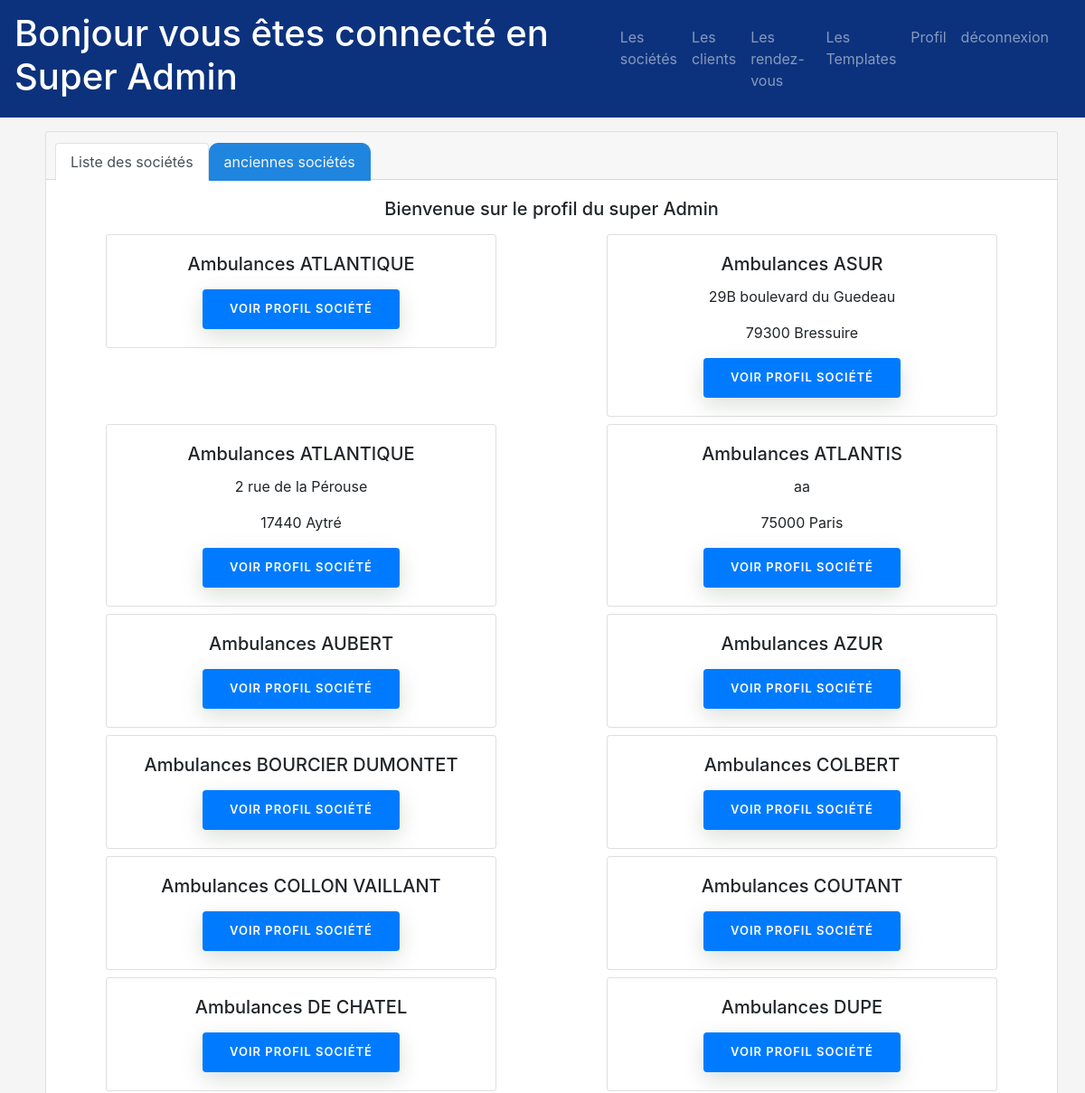
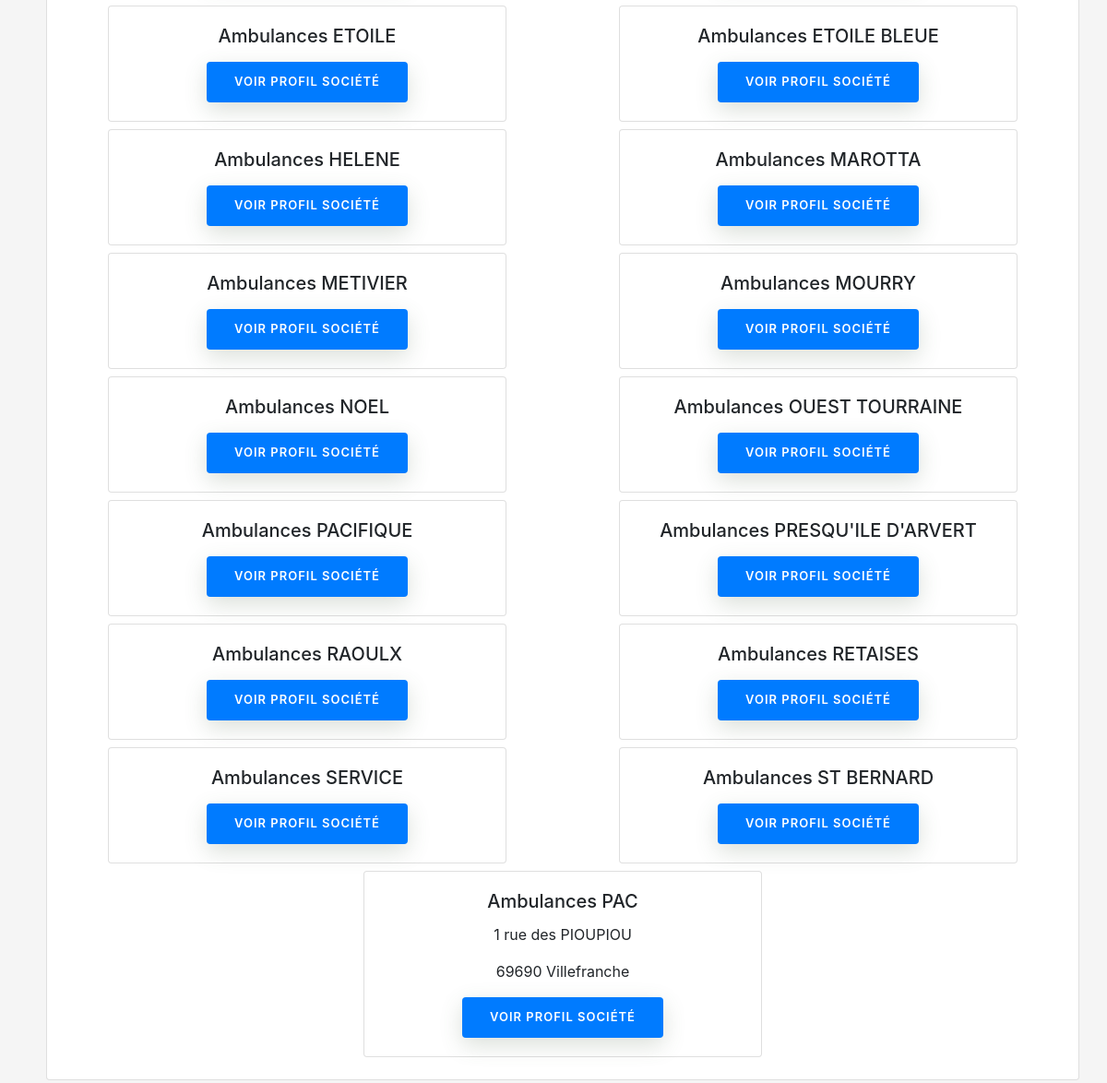
/ambulancesBack/societe.php (signed in), run on the app's committed database (2 pictures, top to bottom).
### tables this page shows
CREATE TABLE IF NOT EXISTS `ambu_site_societe` (
  `id_societe` int(9) NOT NULL AUTO_INCREMENT,
  `societe_nom` varchar(40) NOT NULL,
  `date_creation` date DEFAULT NULL,
  `societe_adress` text,
  `societe_zip` int(8) DEFAULT NULL,
  `societe_ville` text,
  `societe_tel` int(12) DEFAULT NULL,
  `societe_mail` varchar(80) DEFAULT NULL,
  `story_1` longtext,
  `story_2` longtext,
  `img_1` longtext,
  `img_2` longtext,
  `img_3` longtext,
  `slider_1` varchar(80) DEFAULT NULL,
  `slider_2` varchar(80) DEFAULT NULL,
  `slider_3` varchar(80) DEFAULT NULL,
  `logo` varchar(80) DEFAULT NULL,
  `map` varchar(350) DEFAULT NULL,
  `template_id` int(9) DEFAULT NULL,
  `active` tinyint(1) NOT NULL DEFAULT '1',
  `dossier` varchar(80) NOT NULL,
  PRIMARY KEY (`id_societe`)
);

### ambulancesBack/societe/cardAllSociete.php (the view, shortened to what this page needs)
<div class="col-sm-11 col-md-5 my-1 mx-auto">
  <div class="card">
    <div class="card-body">
      <h5 class="card-title"><?= $datasociete['societe_nom'] ?></h5>
      <p class="card-text"><?= $datasociete['societe_adress'] ?></p>
      <p class="card-text"><?= $datasociete['societe_zip'] ?> <?= $datasociete['societe_ville'] ?></p>
      <form method="post" action="">
        <input type="submit" class="btn btn-primary" value="Voir Profil Société" name="modifSociete">
      </form>
    </div>
  </div>
</div>

### ambulancesBack/include/content/head.php (shortened to what this page needs)
<!DOCTYPE html>
<html lang="fr">
<head>
    <link rel="stylesheet" href="template/assets/theme_1.css" />
    <link rel="stylesheet" href="template/assets/theme_2.css" />
    <link rel="stylesheet" href="template/assets/theme_3.css" />
    <link rel="stylesheet" href="template/assets/style_template.css" />
    <link rel="stylesheet" href="https://cdn.jsdelivr.net/npm/bootstrap-icons@1.8.1/font/bootstrap-icons.css" />
    <link rel="stylesheet" href="https://cdn.jsdelivr.net/npm/bootstrap@4.6.1/dist/css/bootstrap.min.css">
    <link rel="stylesheet" href="https://cdn.jsdelivr.net/npm/bootstrap@4.0.0/dist/css/bootstrap.min.css">
    <link href="https://cdn.jsdelivr.net/npm/bootstrap@5.1.3/dist/css/bootstrap.min.css" rel="stylesheet" />
    <link rel="stylesheet" href="https://unicons.iconscout.com/release/v2.1.9/css/unicons.css" />
    <link rel="stylesheet" href="https://cdn.jsdelivr.net/npm/bootstrap@4.6.1/dist/css/bootstrap.min.css">
    <link rel="stylesheet" href="https://unicons.iconscout.com/release/v2.1.9/css/unicons.css" />
    <link rel="stylesheet" href="style.css" />

### ambulancesBack/societe.php (shortened to what this page needs)
<?php
require "include/content/head.php";
?>
</head>
<body>
    <nav class="top-bar navbar navbar-expand-lg navbar-dark ">
        <div class="container-fluid">
            <a class="navbar-brand" href="index.php">
            <?php
                if (isset($_SESSION['profil'])):
                    if($_SESSION['profil'] == 1):
                    ?>
                        <div class="d-inline-flex p-2 bd-highlight">
                            <img src="media/croix_ambulances.jpg" alt="croix_ambulance" style="width: 75px; height: 75px;">
                            <p class="my-auto mx-3"><h1><?= $_SESSION['societe_nom'] ?></h1></p>
                        </div>
                    <?php
                    elseif($_SESSION['profil'] == 2):
                            echo "<h1>Bonjour vous êtes connecté en Super Admin</h1>";
                    endif;
                else:
                    echo "<h1>Vous n'êtes pas connecté<h1>";
                endif;
                ?>
            </a>
            <?php
            if (isset($_SESSION['profil'])) {
                require 'navbar/navbar.php';
            }
            ?>
            <div class="collapse navbar-collapse" id="navbarSupportedContent">
                <ul class="navbar-nav me-auto mb-2 mb-lg-0" id="top-bar-menu">
                <?php
                    if (isset($_SESSION['profil'])) {
                        require 'navbar/navbar.php';
                        if($_SESSION['profil']==2){
                            echo $linkTopSocAdmin;
                            echo $linkTopClient;
                            echo $linkTopRdv;
                            echo $linkTopTemplate;
                        }
                    }
                    if (!isset($_SESSION['profil'])) {
                        echo '<li class="nav-item mobile-profile display">
                                <a class="nav-link" aria-current="page" href="index.php">Connexion</a>
                            </li>';
                    } else {
                        echo '<li class="nav-item mobile-profile display">
                                <a class="nav-link" aria-current="page" href="index.php">Profil</a>
                            </li>';
                        echo '<li class="nav-item mobile-profile display">
                                <form action="include/deconnexion.php" method="post">
                                    <input type="submit" class="nav-link nav-link-btn" name="deconnexion" value="déconnexion"></input>
                                </form>
                            </li>';
                    }
                    ?>
                </ul>
            </div>
                <?php
                if (!isset($_SESSION['profil'])){
                    require 'navbar/navbar.php';
                    echo $btnConnexion;
                } else {
                    require 'navbar/navbar.php';
                }
                ?>
        </nav>
                            <?php
                            if (isset($_SESSION['profil'])) {
                                require 'navbar/navbar.php';
                            }
                            ?>
            <?php
            if(isset($_SESSION['logged'])):
                    ?><div class="main padding" id="main"><?php
                else:
                    ?><div class="main" id="main"><?php
                endif;
                if (isset($_SESSION['profil'])):
                    $societe = 0;
                    if($societe == 0):
                        require 'societe/infoSociete.php';
                        if($_SESSION['profil'] == 1):
                            echo $navSocieteSoc;
                            ?>
                                <div class="card-body">
                                <h5 class="card-title">Bienvenue sur le profil de <?=$_SESSION['societe_nom']?></h5>
                            <?php
                            require "societe/vueSociete.php";
                        elseif($_SESSION['profil'] == 2):
                            echo navSocieteAdmin($societe);
                            ?>
                                <div class="card-body">
                                <h5 class="card-title">Bienvenue sur le profil du super Admin </h5>
                                <div class="row">
                            <?php
                            foreach (allSocietes(1) as $datasociete) {
                                require "societe/cardAllSociete.php";
                            }
                            ?>
                                </div>
                            <?php
                        endif;
                    endif;
                endif;
                ?>
            </div>
        </div>
    </div>
<?php
require "include/content/footer.php";
?>

### ambulancesBack/navbar/navbar.php (shortened to what this page needs)
<?php
$linkTopSocAdmin ='<li class="nav-item">
                    <a class="nav-link" aria-current="page" href="societe.php">Les sociétés</a>
                  </li>';
$linkTopClient ='<li class="nav-item">
<a class="nav-link" aria-current="page" href="clients.php">Les clients</a>
</li>';
$linkTopRdv ='<li class="nav-item">
<a class="nav-link" aria-current="page" href="rdv.php">Les rendez-vous</a>
</li>';
$linkTopTemplate ='<li class="nav-item">
<a class="nav-link" aria-current="page" href="template/templates.php">Les Templates</a>
</li>';

### ambulancesBack/societe/infoSociete.php (shortened to what this page needs)
<?php
function navSocieteAdmin($societe){
  $style0="";
  $style3="";
  ($societe==0)? $style3 = 'style="border-top-left-radius: 10px !important; border-top-right-radius: 10px !important; border: 1px solid #1F85DE !important; background-color: #1F85DE !important; color: whitesmoke !important;"':" ";
  ($societe==3)? $style0 = 'style="border-top-left-radius: 10px !important; border-top-right-radius: 10px !important; border: 1px solid #1F85DE !important; background-color: #1F85DE !important; color: whitesmoke !important;"':" ";
  echo '<div class="card text-center">
  <div class="card-header">
      <ul class="nav nav-tabs card-header-tabs">
          <li class="nav-item">
              <form action="" method="post">
                <input type="submit" class="nav-link active" '. $style0 .' name="societe" value="Liste des sociétés"></input>
              </form>
          </li>
          <li class="nav-item">
              <form action="" method="post">
                <input type="submit" class="nav-link active" '. $style3 .' name="oldSociete" value="anciennes sociétés"></input>
              </form>
          </li>
      </ul>
  </div>';
}
function allSocietes($active){
    $db = connectBd();
    $GetThemAll = $db->prepare("SELECT * FROM ambu_site_societe WHERE `active`=$active");
    $GetThemAll->execute();
    $allSocietes = $GetThemAll->fetchAll(PDO::FETCH_ASSOC);
    return $allSocietes;
}

### ambulancesBack/include/content/footer.php (shortened to what this page needs)
</body>
</html>

### ambulancesBack/template/assets/theme_2.css (style rules this page uses)
body { background-color: whitesmoke; }

### ambulancesBack/template/assets/style_template.css (style rules this page uses)
:root { --primary-theme_1: #0c327d; --secondary-theme_1: #021c4d; --tertiary-theme_1: #c0c6ca; --box-shadow-theme_1: 2.8px 2.8px 2.2px rgba(0, 0, 0, 0.02), 6.7px 6.7px 5.3px rgba(0, 0, 0, 0.028), 12.5px 12.5px 10px rgba(0, 0, 0, 0.035), 22.3px 22.3px 17.9px rgba(0, 0, 0, 0.042), 41.8px 41.8px 33.4px rgba(0, 0, 0, 0.05), 100px 100px 80px rgba(0, 0, 0, 0.07); --primary-theme_2: #0e278c; --tertiary-theme_2: #c0c6ca; --secondary-theme_2: #2b4ed9; --primary-theme_3: #0e278c; --secondary-theme_3: #2b4ed9; --tertiary-theme_3: #c0c6ca; }
.container-fluid { display: grid; width: 100vw; grid-auto-rows: 100px; grid-template-columns: 9% 9% 9% 9% 9% 9% 9% 9% 9% 9% 9%; grid-template-rows: 20px repeat(); color: black; position: relative; padding-left: 0 !important; padding-right: 0 !important; }
@media screen and (min-width: 700px) { .container-fluid { width: 90vw; margin-left: 5vw; grid-template-rows: auto; } }

### ambulancesBack/style.css (style rules this page uses)
body { background-color: whitesmoke; }
.top-bar { min-height: 100px; z-index: 10; background-color: #0c327d; }
.nav-link-btn { color: rgba(255,255,255,.5); background-color: #0c327d; border: #0c327d; }
* { white-space: normal; }
@media screen and (min-width: 700px) { #main { margin: 15px 50px; width: calc(100% - 80px); } }
.btn { border-radius: 4px; height: 44px; font-size: 13px; font-weight: 600; text-transform: uppercase; -webkit-transition: all 200ms linear; transition: all 200ms linear; padding: 0 30px; letter-spacing: 1px; display: -webkit-inline-flex; display: -ms-inline-flexbox; display: inline-flex; -webkit-align-items: center; -moz-align-items: center; -ms-align-items: center; align-items: center; -webkit-justify-content: center; -moz-justify-content: center; -ms-justify-content: center; justify-content: center; -ms-flex-pack: center; text-align: center; border: none; box-shadow: 0 8px 24px 0 rgba(74, 98, 68, .2); }

### data on the page
ambu_site_societe: societe_nom "Ambulances ATLANTIQUE"
ambu_site_societe: societe_nom "Ambulances ASUR", societe_adress "29B boulevard du Guedeau", societe_zip "79300", societe_ville "Bressuire"
ambu_site_societe: societe_nom "Ambulances ATLANTIQUE", societe_adress "2 rue de la Pérouse", societe_zip "17440", societe_ville "Aytré"
ambu_site_societe: societe_nom "Ambulances ATLANTIS", societe_adress "aa", societe_zip "75000", societe_ville "Paris"
ambu_site_societe: societe_nom "Ambulances AUBERT"
ambu_site_societe: societe_nom "Ambulances AZUR"
ambu_site_societe: societe_nom "Ambulances BOURCIER DUMONTET"
ambu_site_societe: societe_nom "Ambulances COLBERT"
ambu_site_societe: societe_nom "Ambulances COLLON VAILLANT"
ambu_site_societe: societe_nom "Ambulances COUTANT"
ambu_site_societe: societe_nom "Ambulances DE CHATEL"
ambu_site_societe: societe_nom "Ambulances DUPE"
ambu_site_societe: societe_nom "Ambulances ETOILE"
ambu_site_societe: societe_nom "Ambulances ETOILE BLEUE"
ambu_site_societe: societe_nom "Ambulances HELENE"
ambu_site_societe: societe_nom "Ambulances MAROTTA"
ambu_site_societe: societe_nom "Ambulances METIVIER"
ambu_site_societe: societe_nom "Ambulances MOURRY"
ambu_site_societe: societe_nom "Ambulances NOEL"
ambu_site_societe: societe_nom "Ambulances OUEST TOURRAINE"
ambu_site_societe: societe_nom "Ambulances PACIFIQUE"
ambu_site_societe: societe_nom "Ambulances PRESQU'ILE D'ARVERT"
ambu_site_societe: societe_nom "Ambulances RAOULX"
ambu_site_societe: societe_nom "Ambulances RETAISES"
ambu_site_societe: societe_nom "Ambulances SERVICE"
ambu_site_societe: societe_nom "Ambulances ST BERNARD"
ambu_site_societe: societe_nom "Ambulances PAC", societe_adress "1 rue des PIOUPIOU", societe_zip "69690", societe_ville "Villefranche"
